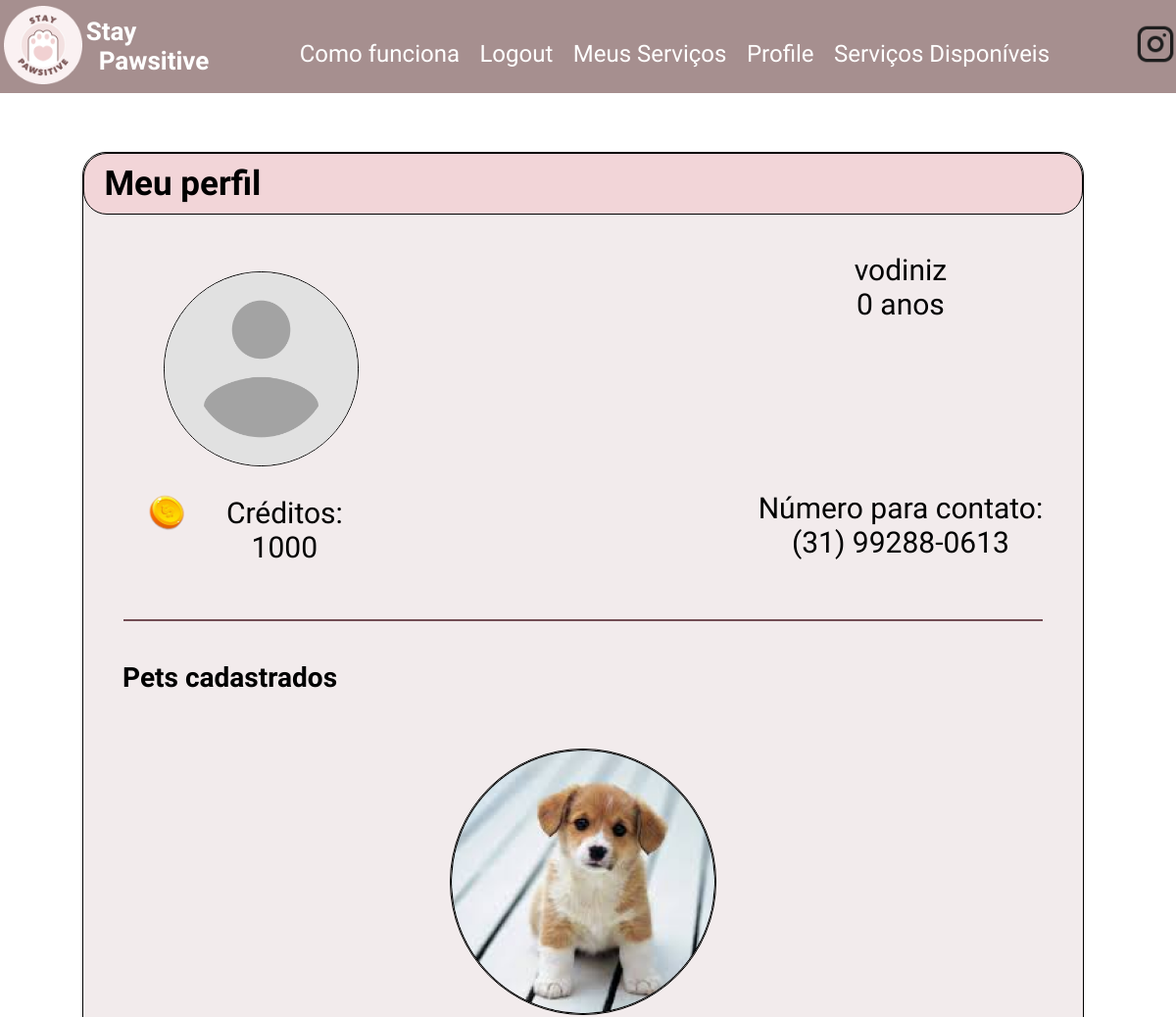
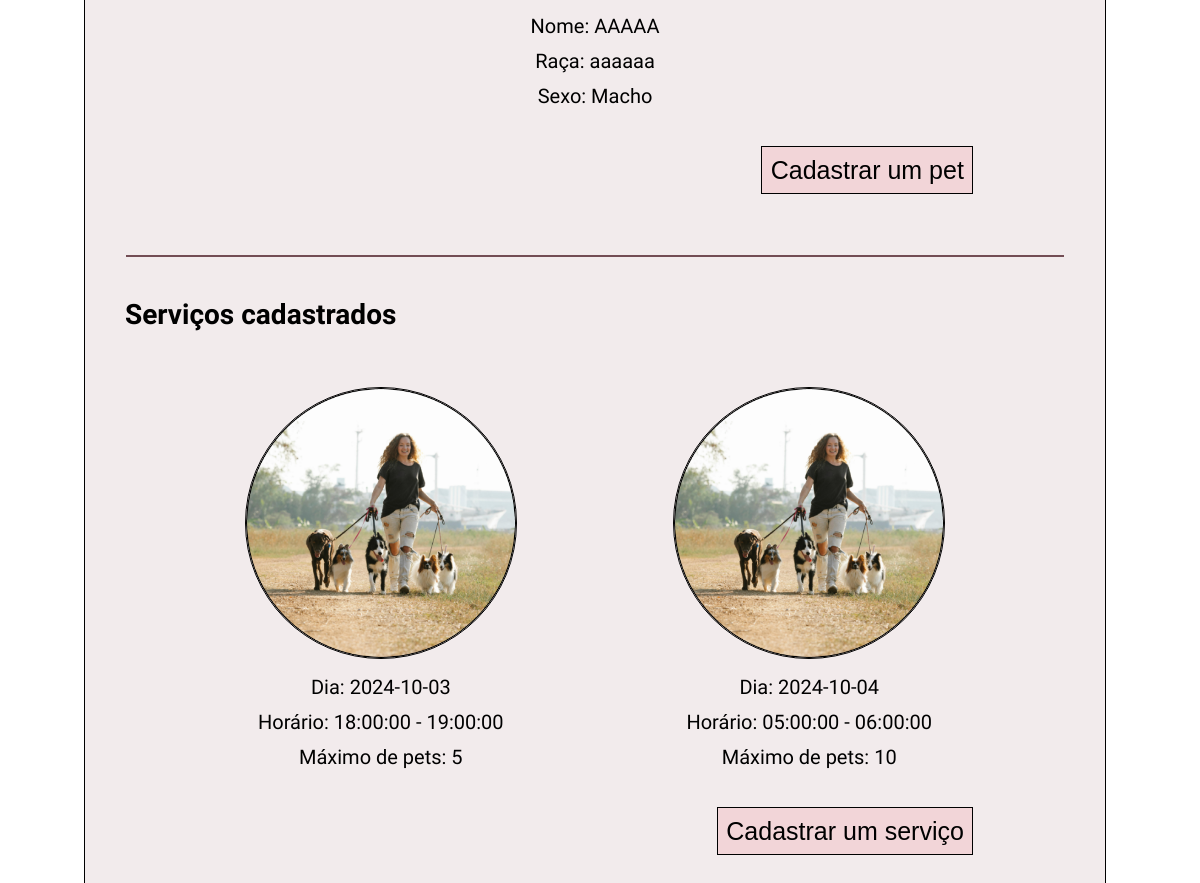
/user/vodiniz (signed in), run on the app's committed database (2 pictures, top to bottom).
### app/models.py (models this page shows, shortened)
class User(UserMixin, db.Model):
    id: so.Mapped[int] = so.mapped_column(primary_key=True)
    username: so.Mapped[str] = so.mapped_column(sa.String(64), index=True,
                                                unique=True)
    email: so.Mapped[str] = so.mapped_column(sa.String(120), index=True,
                                             unique=True)
    password_hash: so.Mapped[Optional[str]] = so.mapped_column(sa.String(256))
    credits: so.Mapped[int] = so.mapped_column()
    name: so.Mapped[str] = so.mapped_column(sa.String(64), index=True, unique=False)
    phone: so.Mapped[str] = so.mapped_column(sa.String(15), index=True, unique=False)
    birthdate: so.Mapped[datetime] = so.mapped_column(
        index=True, default=lambda: datetime.now(timezone.utc))
    address: so.Mapped[str] = so.mapped_column(sa.String(64), index=True, unique=False)
    cpf: so.Mapped[str] = so.mapped_column(sa.String(11), index=True, unique=False)
    avatar: so.Mapped[str] = so.mapped_column(sa.String(100), index=True, unique=False)
    about_me: so.Mapped[Optional[str]] = so.mapped_column(sa.String(140))

class Pet(db.Model):
    name: so.Mapped[str] = so.mapped_column(sa.String(64), index=True, primary_key=True)
    username: so.Mapped[str] = so.mapped_column(sa.ForeignKey(User.username), index=True, primary_key=True)
    pet_type: so.Mapped[str] = so.mapped_column(sa.String(50))
    photo: so.Mapped[str] = so.mapped_column(sa.String(100))
    breed: so.Mapped[str] = so.mapped_column(sa.String(40))
    sex: so.Mapped[str] = so.mapped_column(sa.String(10))
    friendly: so.Mapped[bool] = so.mapped_column(Boolean)

class PossibleWalk(db.Model):
    id: so.Mapped[int] = so.mapped_column(primary_key = True, autoincrement=True)
    max_pets: so.Mapped[int] = so.mapped_column()
    date: so.Mapped[datetime.date] = so.mapped_column(Date)
    start_hour: so.Mapped[time] = so.mapped_column(Time)
    end_hour: so.Mapped[time] = so.mapped_column(Time)
    username: so.Mapped[str] = so.mapped_column(sa.ForeignKey(User.username), index=True)

### app/routes.py (the view)
@app.route('/user/<username>')
@login_required
def user(username):
    user = db.session.scalar(sa.select(User).where(User.username == username))
    if user is None:
        return render_template('404.html'), 404
    age = calculate_age(user.birthdate)
    formatted_phone = format_phone_number(user.phone)
    pets = db.session.query(Pet).join(User).filter(User.username == current_user.username).all()
    possible_walks = db.session.query(PossibleWalk).join(User).filter(User.username == current_user.username).all()
    return render_template('user.html', user=user, age=age, phone=formatted_phone, pets=pets, possible_walks= possible_walks)

### app/models.py (called while the page is built)
@login.user_loader
def load_user(id):
    return db.session.get(User, int(id))

### app/routes.py (called while the page is built)
def calculate_age(birthdate):
    today = datetime.today()
    age = today.year - birthdate.year - ((today.month, today.day) < (birthdate.month, birthdate.day))
    return age

def format_phone_number(phone):
    digits = ''.join(filter(str.isdigit, phone))
    if len(digits) == 11:
        return f"({digits[:2]}) {digits[2:7]}-{digits[7:]}"
    return phone

### app/templates/user.html (shortened to what this page needs)
{% extends "base.html" %}
{% block head %}
   {{ super() }}
   <link rel="stylesheet" href="{{url_for('static', filename='styles/user.css')}}">
{% endblock head %}
{% block content %}
   <div class="container">
       <div class="title">
           Meu perfil
       </div>
       <div class="infos">
           <div class="profile-data">
                <div class="profile-photo">
                    <img src="{{url_for('static', filename='{}'.format(user.avatar))}}">
                    <div class="credits">
                        <img src="{{url_for('static', filename='images/coin.png')}}">
                        <p>Créditos: {{ user.credits }}</p>
                    </div>
                </div>
               <div>
                   <div>
                       {{ user.username }}
                       <br>
                       {{ age }} anos
                   </div>
                   <div>
                       Número para contato:
                       <br>
                       {{ phone }}
                   </div>
               </div>
           </div>
       </div>
       <div class="line"></div>
       <h1 style="font-weight: bold; font-size: 28px; margin-left: 40px;">Pets cadastrados</h1>
       <div class="pets">
           <div class="list">
               {% for pet in pets %}
               <div>
                   <img src="{{url_for('static', filename=pet.photo)}}">
                   <p>Nome: {{pet.name}} </p>
                   <p>Raça: {{pet.breed}} </p>
                   {% if pet.sex == "female" %}
                   <p>Sexo: Fêmea </p>
                   {% else %}
                   <p>Sexo: Macho </p>
                   {% endif %}
               </div>
               {% endfor%}
           </div>
           <button onclick="redirect_new_pet()">Cadastrar um pet</button>
       </div>
       <div class="line"></div>
       <h1 style="font-weight: bold; font-size: 28px; margin-left: 40px;">Serviços cadastrados</h1>
       <div class="pets">
           <div class="list">
               {% for walk in possible_walks %}
               <div>
                   <img src="{{url_for('static', filename='images/passeio.png')}}">
                   <p>Dia: {{walk.date}} </p>
                   <p>Horário: {{walk.start_hour}} - {{walk.end_hour}} </p>
                   <p>Máximo de pets: {{walk.max_pets}} </p>
               </div>
               {% endfor%}
           </div>
           <button onclick="redirect_new_walk()">Cadastrar um serviço</button>
       </div>
   </div>
{% endblock %}

### app/static/styles/base.css (style rules this page uses)
:root { font-size: 62.5%; }
body { font-family: 'Montserrat Alternates', sans-serif; font-style: normal; margin: 0; padding: 0; }

### app/static/styles/user.css (style rules this page uses)
body { font-family: 'Montserrat Alternates', sans-serif; font-style: normal; margin: 0; padding: 0; min-height: 1000px; }
html { margin: 0; padding: 0; height: 100%; }
.container { width: 85%; background-color: #F2EBEC; margin-left: 7%; margin-top: 5%; border: 1px solid #F2D5D8; border-radius: 24px; padding-bottom: 4%; border: 0.5px solid black; }
.title { background-color: #F2D5D8; padding: 1% 2%; border-radius: 24px; border: 0.5px solid black; font-size: 35px; font-weight: 700; }
.infos { padding: 2% 4%; }
.profile-data { display: flex; justify-content: space-between; font-size: 30px; padding-top: 2%; }
.profile-photo { display: flex; align-items: center; width: 30%; height: auto; justify-content: space-between; font-size: 30px; padding-top: 2%; }
.profile-photo > img { border-radius: 50%; border: 1px solid black; max-width: 70%; height: auto; }
.credits { display: flex; flex-direction: row; }
.credits img { width: 20%; height: 45%; margin-top: 2.5rem; }
.profile-data > div { display: flex; flex-direction: column; justify-content: space-between; text-align: center; }
.pets { display: flex; flex-direction: column; padding: 2% 8%; }
.pets > button, .services > button { background-color: #F2D5D8; font-size: 25px; font-weight: 400; padding: 1%; border: 1px solid black; align-self: flex-end; margin-right: 5rem; margin-top: 1rem; }
.list { display: flex; flex-wrap: wrap; justify-content: space-around; text-align: center; font-size: 20px; }
.list > div { padding: 2% 0%; }
.list img { width: 27rem; height: 27rem; border-radius: 50%; border: 1px solid black; }
.list p { margin-top: 4%; margin-bottom: 4%; }
.line { border-top: 2px solid #734D54; margin: 4% 4%; }

### data on the page
User: avatar (placeholder picture), credits "1000", username "vodiniz"
Pet: photo (picture), name "AAAAA", breed "aaaaaa", sex "Sexo: Macho"
PossibleWalk: date "2024-10-03", start_hour "18:00:00", end_hour "19:00:00", max_pets "5"
PossibleWalk: date "2024-10-04", start_hour "05:00:00", end_hour "06:00:00", max_pets "10"

### other printed values
{{ age }} "0"
{{ phone }} "(31) 99288-0613"
